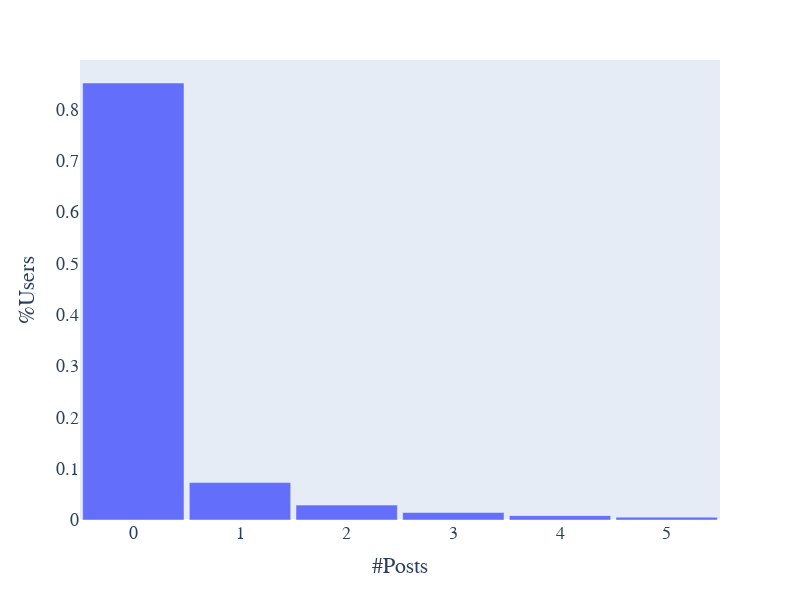

Notebook cell for this chart:
### Code cell
'''
    Distribution of number of future posts made by StackOverflow newcomers.
'''
X_MAX_RANGE = 5

fig = px.bar(nc['NumFuturePosts'].value_counts().sort_index() / len(nc.index))

fig.update_xaxes(
    range=[-0.5, X_MAX_RANGE + 0.5],
    showgrid=False
)

fig.update_yaxes(
    showgrid=False
)

fig.update_layout(
    bargap=0.05,
    showlegend=False,
    xaxis_title = '#Posts',
    yaxis_title = '%Users',
    font_family='Calibri',
    font_size=18,
    height=600,
    width=800
)

fig.show()

### Figure 1 — Plotly figure (JSON) as saved in the notebook; plotly's stock layout.template omitted (floating-point values rounded to 4 significant figures; data arrays with more than 128 entries replaced by an {"elided": "..."} marker saying what was removed)
{"data": [{"alignmentgroup": "True", "hovertemplate": "variable=NumFuturePosts<br>index=%{x}<br>value=%{y}<extra></extra>", "legendgroup": "NumFuturePosts", "marker": {"color": "#636efa", "pattern": {"shape": ""}}, "name": "NumFuturePosts", "offsetgroup": "NumFuturePosts", "orientation": "v", "showlegend": true, "textposition": "auto", "type": "bar", "x": {"elided": "133 int values"}, "xaxis": "x", "y": {"elided": "133 float values"}, "yaxis": "y"}], "layout": {"bargap": 0.05, "barmode": "relative", "font": {"family": "Calibri", "size": 18}, "height": 600, "legend": {"title": {"text": "variable"}, "tracegroupgap": 0}, "margin": {"t": 60}, "showlegend": false, "width": 800, "xaxis": {"anchor": "y", "domain": [0, 1], "range": [-0.5, 5.5], "showgrid": false, "title": {"text": "#Posts"}}, "yaxis": {"anchor": "x", "domain": [0, 1], "showgrid": false, "title": {"text": "%Users"}}}}
